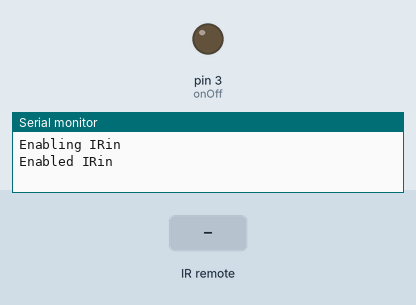
Recording of a sketch running on a simulated Arduino Uno, built with avr-gcc and run on an emulated ATmega328P. Shown: output pins drawn as LEDs (lit = HIGH), the last lines printed to the serial monitor. The inputs (shaded band) are chosen by the test bench.

Above: at 1.2 s.
1.3 s: infrared code 0x10E23DC received
At 1.9 s:
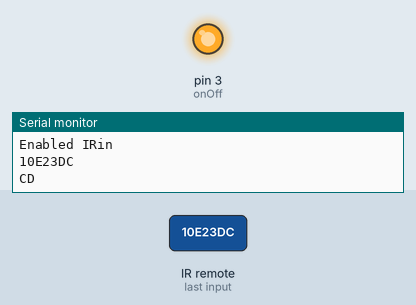
2.8 s: infrared code 0x10E4FB0 received
At 3.1 s:
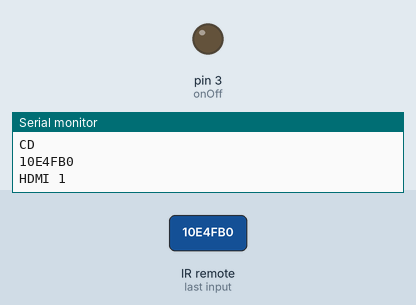
Timing chart, 0 to 5.8 s (numbered marks = the images above; inputs shaded):
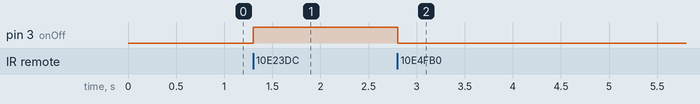

The sketch:

NanoIR.ino
```cpp
// (licence header left out)
#include <IRremote.h>

const int RECV_PIN = 2;
const int onOff = 3;

IRrecv irrecv(RECV_PIN);

decode_results results;

void setup()
{
  Serial.begin(9600);
  // In case the interrupt driver crashes on setup, give a clue
  // to the user what's going on.
  Serial.println("Enabling IRin");
  irrecv.enableIRIn(); // Start the receiver
  Serial.println("Enabled IRin");
  pinMode(onOff, OUTPUT);
}

void loop() {
  if (irrecv.decode(&results)) {
    Serial.println(results.value, HEX);
    if(results.value == 0x10E23DC)
    {
      Serial.println("CD");
      digitalWrite(onOff, HIGH);
    }
    if(results.value == 0x10E4FB0)
    {
      Serial.println("HDMI 1");
      digitalWrite(onOff, LOW);
    }
    if(results.value == 0x10ECF30)
    {
      Serial.println("HDMI 2");
      digitalWrite(onOff, LOW);
    }
    if(results.value == 0x10E3FC0)
    {
      Serial.println("HDMI 3");
      digitalWrite(onOff, LOW);
    }
    if(results.value == 0x10E7F80)
    {
      Serial.println("HDMI 4");
      digitalWrite(onOff, LOW);
    }
    if(results.value == 0x10E0BF4)
    {
      Serial.println("DVD");
      digitalWrite(onOff, LOW);
    }
    irrecv.resume(); // Receive the next value
  }
  delay(100);
}
```

Measured:
- after the input at 1.3 s, pin 3 (onOff): LOW → HIGH at once
- after the input at 2.8 s, pin 3 (onOff): HIGH → LOW at once
